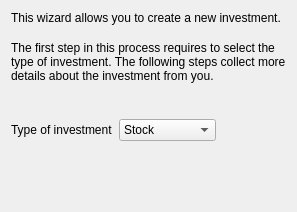
<?xml version="1.0" encoding="UTF-8"?>
<ui version="4.0">
 <class>KInvestmentTypeWizardPageDecl</class>
 <widget class="QWizardPage" name="WizardPage">
  <attribute name="title">
    <string>Investment Type</string>
  </attribute>
  <layout class="QVBoxLayout">
    <item>
      <widget class="QLabel" name="m_introLabel">
        <property name="text">
          <string>This wizard allows you to create a new investment.</string>
        </property>
        <property name="alignment">
          <set>Qt::AlignTop</set>
        </property>
        <property name="wordWrap">
          <bool>true</bool>
        </property>
      </widget>
    </item>
    <item>
      <spacer name="spacer8">
        <property name="sizeHint">
          <size>
            <width>20</width>
            <height>10</height>
          </size>
        </property>
        <property name="sizeType">
          <enum>QSizePolicy::Fixed</enum>
        </property>
        <property name="orientation">
          <enum>Qt::Vertical</enum>
        </property>
      </spacer>
    </item>
    <item>
      <widget class="QLabel" name="textLabel1">
        <property name="text">
          <string>The first step in this process requires to select the type of investment. The following steps collect more details about the investment from you.</string>
        </property>
        <property name="alignment">
          <set>Qt::AlignTop</set>
        </property>
        <property name="wordWrap">
          <bool>true</bool>
        </property>
      </widget>
    </item>
    <item>
      <spacer name="spacer3">
        <property name="sizeHint">
          <size>
            <width>20</width>
            <height>30</height>
          </size>
        </property>
        <property name="sizeType">
          <enum>QSizePolicy::Expanding</enum>
        </property>
        <property name="orientation">
          <enum>Qt::Vertical</enum>
        </property>
      </spacer>
    </item>
    <item>
      <layout class="QHBoxLayout">
        <item>
          <widget class="QLabel" name="textLabel2">
            <property name="text">
              <string>Type of investment</string>
            </property>
            <property name="wordWrap">
              <bool>false</bool>
            </property>
          </widget>
        </item>
        <item>
          <widget class="KComboBox" name="m_securityType">
            <item>
              <property name="text">
                <string>Stock</string>
              </property>
            </item>
            <item>
              <property name="text">
                <string>Mutual Fund</string>
              </property>
            </item>
            <item>
              <property name="text">
                <string>Bond</string>
              </property>
            </item>
          </widget>
        </item>
        <item>
          <spacer name="spacer1">
            <property name="sizeHint">
              <size>
                <width>61</width>
                <height>21</height>
              </size>
            </property>
            <property name="sizeType">
              <enum>QSizePolicy::Expanding</enum>
            </property>
            <property name="orientation">
              <enum>Qt::Horizontal</enum>
            </property>
          </spacer>
        </item>
      </layout>
    </item>
    <item>
      <spacer name="spacer2">
        <property name="sizeHint">
          <size>
            <width>20</width>
            <height>60</height>
          </size>
        </property>
        <property name="sizeType">
          <enum>QSizePolicy::Expanding</enum>
        </property>
        <property name="orientation">
          <enum>Qt::Vertical</enum>
        </property>
      </spacer>
    </item>
  </layout>
 </widget>
 <resources/>
 <connections/>
 <customwidgets>
   <customwidget>
      <class>KComboBox</class>
      <extends>QComboBox</extends>
      <header location="global">kcombobox.h</header>
    </customwidget>
  </customwidgets>
  <tabstops>
    <tabstop>m_securityType</tabstop>
  </tabstops>
</ui>
